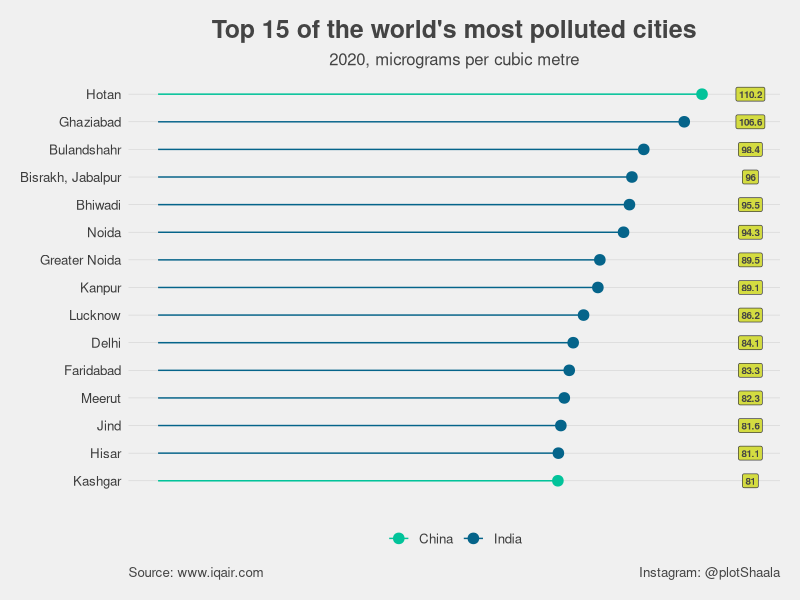

Write the R code that produced this figure.
library(ggplot2)
library(ggthemes)
library(dplyr)

# Variable
countryColor <- c(China = "#02C39A", India = "#05648A") 
titleColor <- "#444444"
subTitleColor <- "#444444"  
labelFiller <- "#D4DC41"  
displayResolution <- 600


# set working directory and read the file
setwd("<details of file path>")
df <- read.csv("Fig1_WorldPollutedCities.csv")
df <- df %>% arrange(desc(ranking))


# This function causes the city to be ordered
# but this starts from the bottom of the axis
df$city  <- factor(
  df$city 
  ,levels =  df$city
)

df


# draw a horizontal lollipop chart
# Horizontal version
p <- ggplot(df, aes(x=value, y=city)) +
    geom_segment( aes(x=0, xend= value, y= city, yend= city, color= country) ) +
    geom_point( aes(color= country), size = 3.25) +
    annotate("label", x = 120 , y =  df$city,  label = df$value,  size = 2.5, fontface = "bold", fill = labelFiller, colour = "#444444") +
    scale_color_manual(values = countryColor) + 
  
theme_fivethirtyeight() +

# THEME SECTION
  
labs(
  x = NULL
  , y = NULL
  , title = "Top 15 of the world's most polluted cities"
  , subtitle = "2020, micrograms per cubic metre"
  , caption = c("Instagram: @plotShaala", "Source: www.iqair.com" )
) +
  
  theme(
    plot.caption = element_text(hjust=c(1, 0), colour = subTitleColor)
    , plot.title = element_text(colour = titleColor, hjust = 0.5)
    , plot.subtitle = element_text(colour = subTitleColor, hjust = 0.5)
  ) +
  
  theme(
    panel.grid.major.x =   element_blank()
    , panel.grid.major.y =  element_line(size = 0.2)
    , panel.grid.minor.x =  element_blank()
    , panel.grid.minor.y = element_blank()
  ) +
  
  theme(
    axis.ticks = element_blank()
    , axis.text.x = element_blank() 
    , axis.title.x=element_text(colour="#444444")
    , axis.title.y=element_text(colour="#444444")
  ) +
  
  theme(
    legend.title = element_blank()
    , legend.position="bottom"
    , legend.background = element_blank()
  ) 
  

ggsave(plot = p, width = 6.4, height = 5.6,  dpi = displayResolution, filename = "Fig1_WorldPollutedCities.png")
